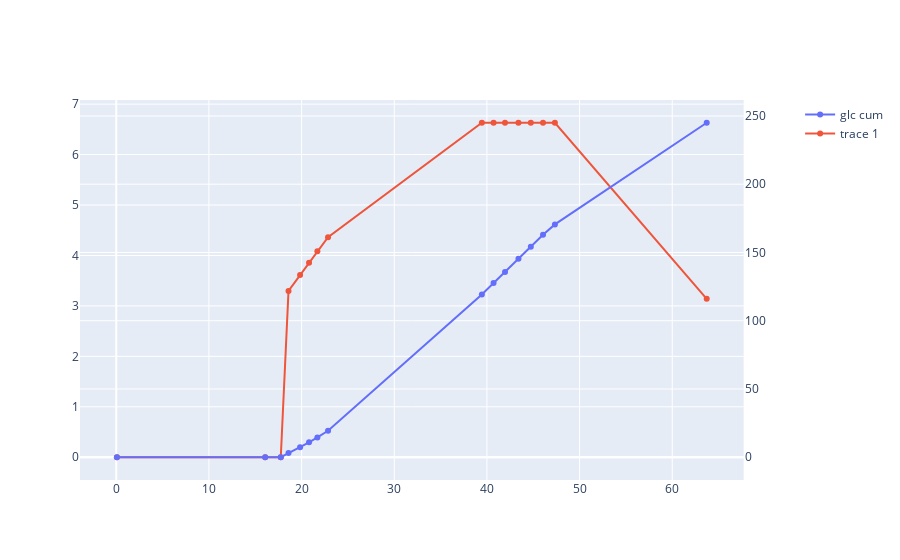

Notebook code for this chart:
### Code cell
import plotly.graph_objects as go
from plotly.subplots import make_subplots

x = df.index


fig = make_subplots(specs=[[{"secondary_y": True}]])
fig.add_trace(go.Scatter( x= x, y=df["Glc g_cum"],name="glc cum"), secondary_y=True)
fig.add_trace(go.Scatter( x= x, y=df["feedrate pure glucose g/h"]),secondary_y=False)
fig.show()

### Figure 1 — Plotly figure (JSON) as saved in the notebook; plotly's stock layout.template omitted (floating-point values rounded to 4 significant figures)
{"data": [{"name": "glc cum", "type": "scatter", "x": [0.06944, 16.07, 17.75, 18.59, 19.84, 20.8, 21.7, 22.85, 39.45, 40.72, 41.95, 43.4, 44.74, 46.05, 47.34, 63.72], "xaxis": "x", "y": [0, 0, 0, 3.024, 7.352, 10.96, 14.54, 19.39, 119.2, 127.6, 135.8, 145.5, 154.2, 163.0, 170.6, 245.0], "yaxis": "y2"}, {"type": "scatter", "x": [0.06944, 16.07, 17.75, 18.59, 19.84, 20.8, 21.7, 22.85, 39.45, 40.72, 41.95, 43.4, 44.74, 46.05, 47.34, 63.72], "xaxis": "x", "y": [0, 0, 0, 3.298, 3.612, 3.856, 4.083, 4.362, 6.631, 6.631, 6.631, 6.631, 6.631, 6.631, 6.631, 3.141], "yaxis": "y"}], "layout": {"xaxis": {"anchor": "y", "domain": [0, 0.94]}, "yaxis": {"anchor": "x", "domain": [0, 1]}, "yaxis2": {"anchor": "x", "overlaying": "y", "side": "right"}}}
